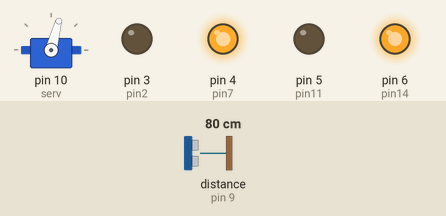
The sketch below on a simulated Arduino Uno, built with avr-gcc and run on an emulated ATmega328P. Parts: servo, output pins drawn as LEDs (lit = HIGH). The inputs (shaded band) are chosen by the test bench; at power-on: distance to the obstacle (sensor on pin 9) 80 cm. The echo pulse lasts 58.3 µs per cm; pins used as bus, display or sensor lines are not drawn.

Above: at 9.8 s.
9.9 s: distance to the obstacle (sensor on pin 9) set to 2 cm
At 10.4 s:
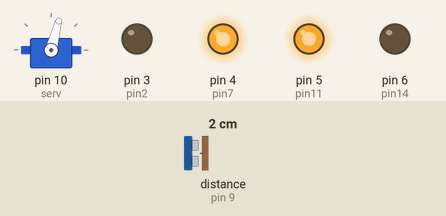
At 23.2 s:
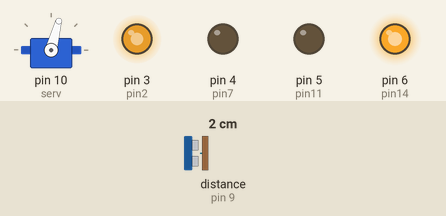
Timing chart, 0 to 30.4 s (numbered marks = the images above; inputs shaded):
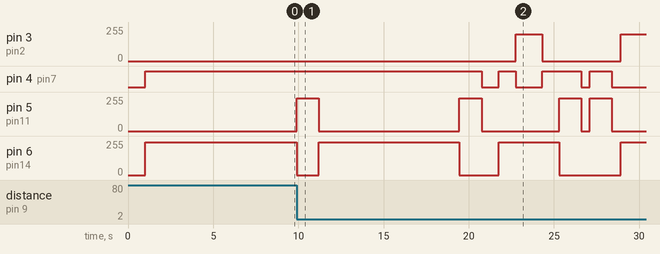

Measured:
- after the input at 9.9 s, pin 3 (pin2): 0/255 → 200/255 after 12.9 s, → 0/255 1.6 s later, → 200/255 4.6 s later; pin 4 (pin7): goes LOW 1.0 s, HIGH 1.0 s, LOW 1.6 s, HIGH 2.3 s, LOW 0.50 s, HIGH 1.3 s, then LOW, starting after 10.9 s

The sketch:

PWMNav3.ino
```cpp
// C++ code
//

#include <Servo.h> //Import servo package
Servo myservo;  // create servo object to control a servo

// H-bridge Pins
const int pin7  = 4;
const int pin2  = 3;
const int pin14 = 6;
const int pin11 = 5;

// Sonar Pins
const int trig  = 8;
const int echo  = 9;

// Servo Pins
const int serv  = 10;
int pos         = 90;


void setup(){
  Serial.begin(9600);
    pinMode(pin7, OUTPUT);
    pinMode(pin2, OUTPUT);
    pinMode(pin14, OUTPUT);
    pinMode(pin11, OUTPUT);

    pinMode(trig, OUTPUT);
    pinMode(echo, INPUT);

    myservo.attach(serv);
}

// ================ H-Bridge Setup ================
// Drive Direction H-Bridge Control Functions

int lFull = 200;
int rFull = 245;

void leftForwards(){
  analogWrite(pin7,lFull);
  digitalWrite(pin2,LOW);
}
void rightForwards(){
  analogWrite(pin14,rFull);
  digitalWrite(pin11,LOW);
}
void leftBackwards(){
  digitalWrite(pin7,LOW);
  analogWrite(pin2,lFull);
}
void rightBackwards(){
  digitalWrite(pin14,LOW);
  analogWrite(pin11,rFull);
}
void leftStop(){
  digitalWrite(pin7,LOW);
  digitalWrite(pin2,LOW);
}
void rightStop(){
  digitalWrite(pin14,LOW);
  digitalWrite(pin11,LOW);
}

void lft(){
  rightForwards();
  leftBackwards();
  }

void rht(){
  rightBackwards();
  leftForwards();
  }

void fwd(){
  rightForwards();
  leftForwards();
  }

void bwd(){
  rightBackwards();
  leftBackwards();
  }

void stp(){
  rightStop();
  leftStop();
  }

// ================= Specified radius turn functions
int rturn = 1300;
int lturn = 1550;


void r90(){
  rht();
  delay(rturn);
  stp();
  }

void l90(){
  lft();
  delay(lturn);
  stp();
  }


// ================= Sonar Distance to pingtime function
// Returns the pulse duration for distances in (cm) from either side.

int sPing(long sdist){
  long sTime = 57.873*(sdist) + 252.66;
  return round(sTime);
  }

int fPing(long fdist){
  long fTime = 57.873*(fdist-2.5) + 252.66;
  return round(fTime);
  }


// ================= Sonar Return Function ================
// Returns the pingtime for a single sonar measurement

long pulseRet(){
  long duration;

  //Trigger a pulse on the sonar module
  digitalWrite(trig, LOW);
  delayMicroseconds(2);
  digitalWrite(trig, HIGH);
  delayMicroseconds(10);
  digitalWrite(trig, LOW);

  //measure the duration of the echo
  duration = pulseIn(echo, HIGH);
  return duration;
  }


// ================= fwdL / fwdR ==================
long ping;


void fwdL(){
  ping = pulseRet();
    while( ping > fPing(3.5) ){
      fwd();
      ping = pulseRet();
   };
   l90();
}

void fwdR(){
  ping = pulseRet();
    while( ping > fPing(3.5) ){
      fwd();
      ping = pulseRet();
   };
   r90();
}

// ================= Maze Solver ==================

void loop(){
   // Drive to first wall and turn
  myservo.write(75);
  delay(1000);
  fwd();
  delay(8000);
  ping = pulseRet();
  fwdR();

  // Keep going forward untill right pos
  fwd();
  delay(8250);
  r90();

  stp();
  delay(1000);
  fwd();
  delay(1000);
  fwdL();

   fwd();
   delay(1000);


   // Keep going to wall then right
  fwdR();
  stp();
  delay(500);
  fwdR();
  stp();
  delay(500);
  fwdL();

   fwd();
   delay(500);
   stp();
}
```
